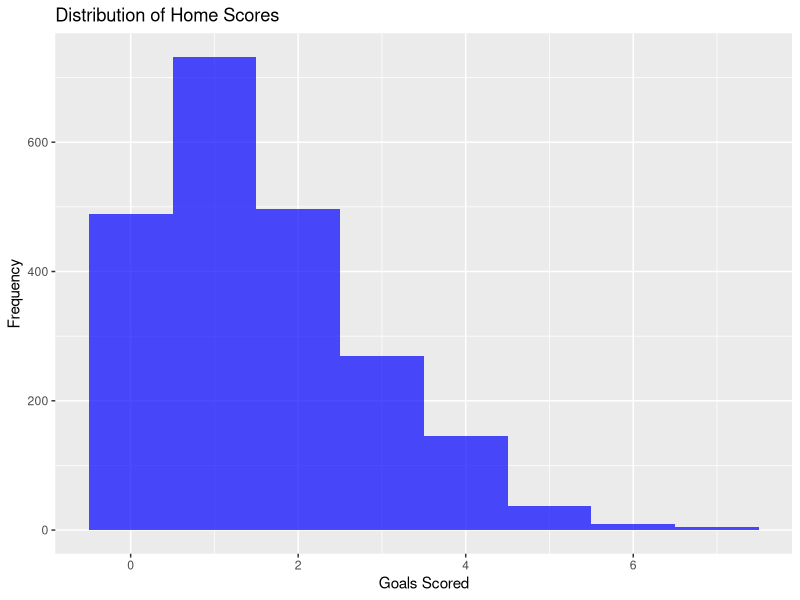
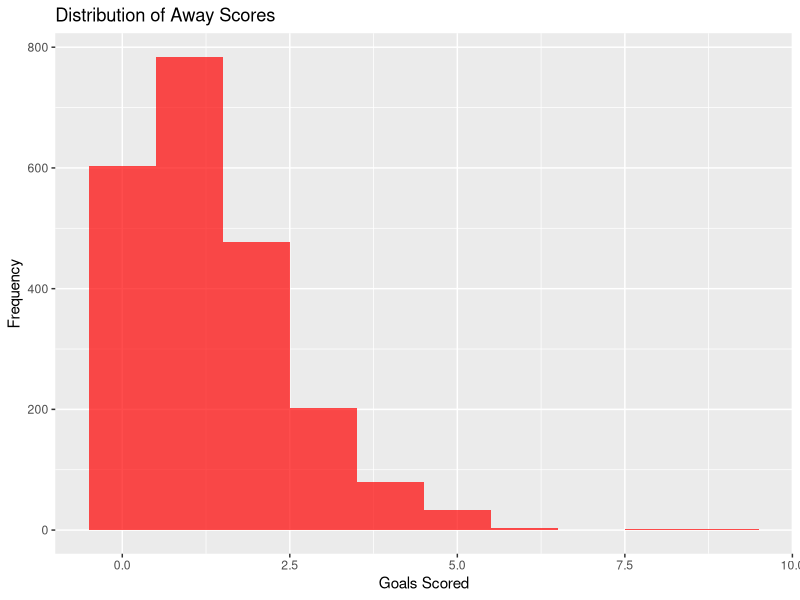
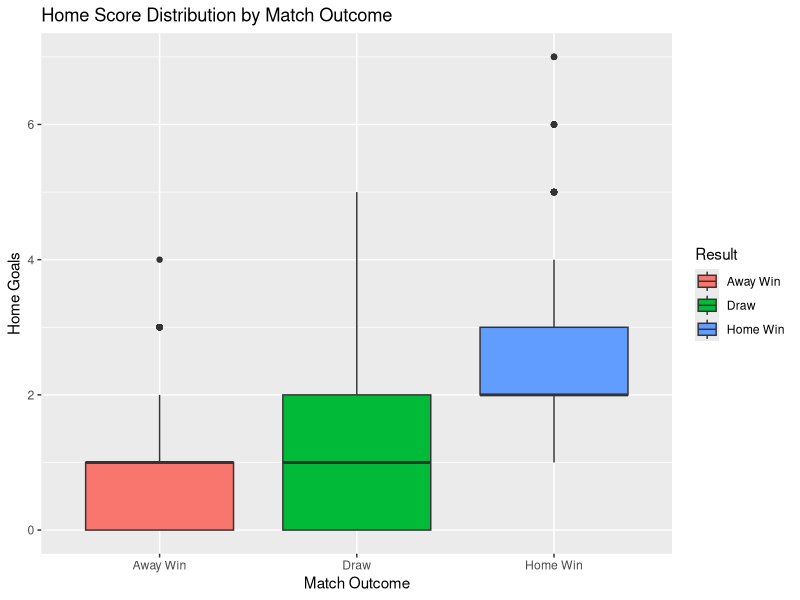
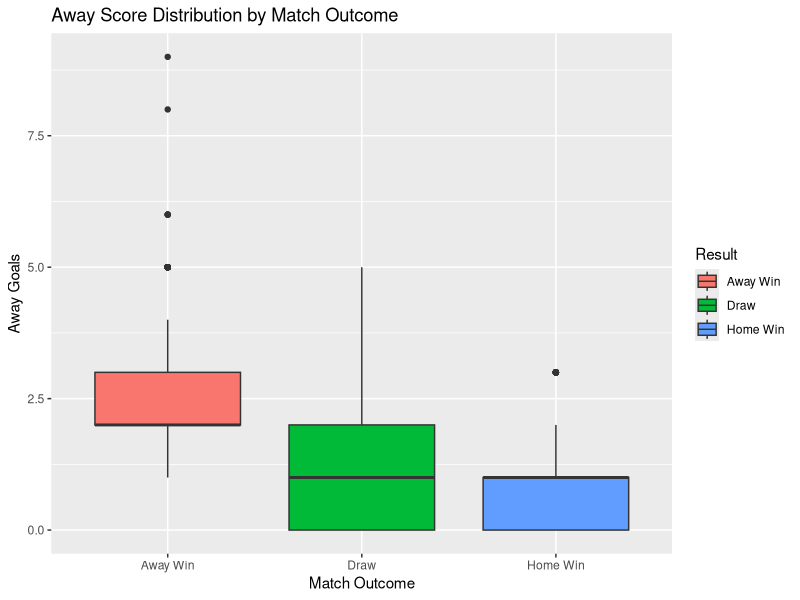
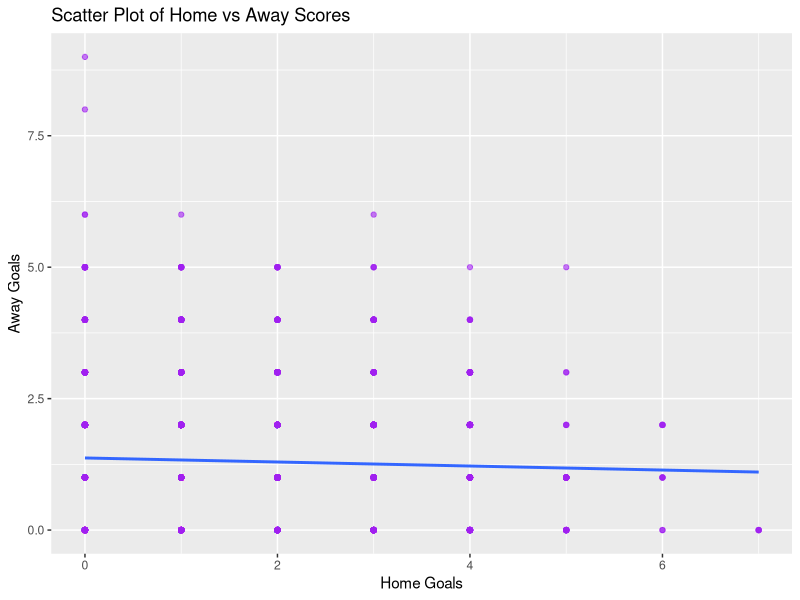
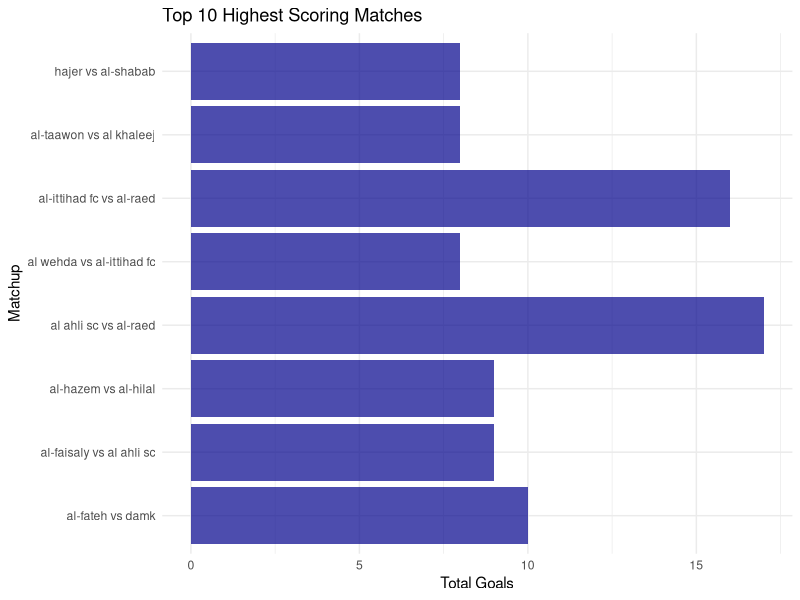
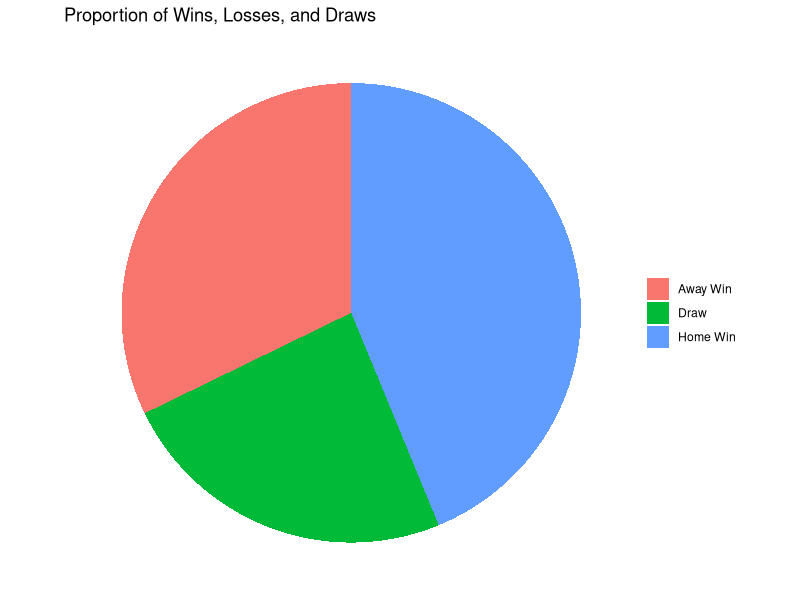
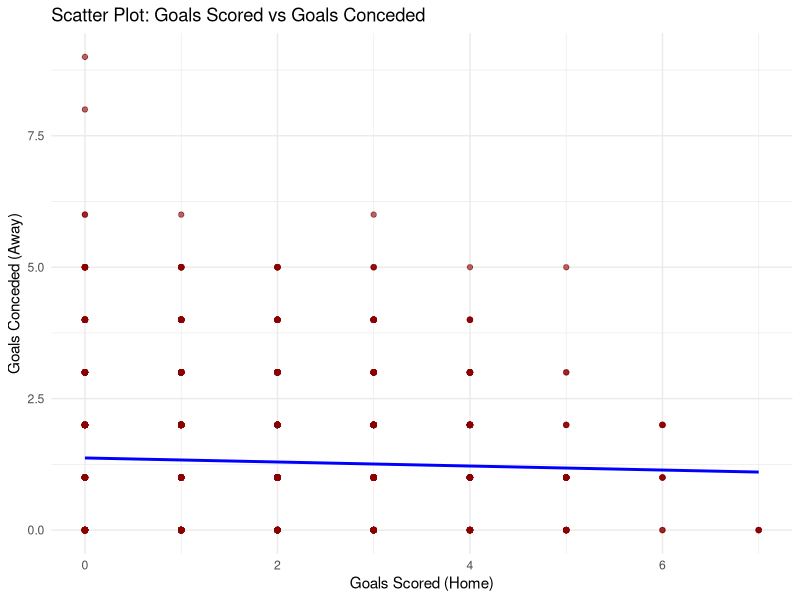

Write R code to recreate these figures, in order. (Note: this script raises an error after producing the figures.)
#                                        1. Data Wrangling 
# -------------------------------------------------------------------------------------------------
# -------------------- 1. Load Libraries --------------------
library(tidyverse)   # For data manipulation and visualization
library(dplyr)       # For data wrangling
library(tidyr)       # For reshaping data
library(lubridate)   # For date formatting
library(readxl)      # For reading Excel files
library(ggplot2)     # For plotting graphs

# -------------------- 2. Load the Dataset --------------------
# Load dataset from the Excel file
#file_path <- "SPL_2014-2024.xlsx"
#spl_data <- read_excel(file_path)

spl_data <- read_excel("SPL 2014-2024.xlsx")
View(spl_data)

# View the first few rows
head(spl_data)

# View the basic structure of the dataset
str(spl_data)

# -------------------- 3. Handle Missing Values --------------------
# Check for missing values in each column
colSums(is.na(spl_data))

# Replace missing numeric values with column median
spl_data <- spl_data %>% 
  mutate(across(where(is.numeric), ~ifelse(is.na(.), median(., na.rm = TRUE), .)))

# Replace missing categorical values with "Unknown"
spl_data <- spl_data %>% 
  mutate(across(where(is.character), ~ifelse(is.na(.), "Unknown", .)))

# -------------------- 4. Transform Data Types --------------------
# Convert Date column from text to Date format (robust handling)
spl_data$Date <- parse_date_time(spl_data$Date, orders = c("dmy", "ymd", "mdy"))

# rename colnames
colnames(spl_data)
colnames(spl_data) <- str_trim(colnames(spl_data))  # Trim spaces
colnames(spl_data) <- gsub(" ", "_", colnames(spl_data))  # Replace spaces with underscores
# Convert categorical variables to factors
spl_data$Club_Home <- as.factor(spl_data$Club_Home)
spl_data$Club_Away <- as.factor(spl_data$Club_Away)
spl_data$Round <- factor(spl_data$Round, ordered = TRUE)  # Ensure logical order for rounds


#Why Convert Categorical Variables to Factors in R?
#1) Reduces memory usage by storing categorical data efficiently.
#2) Improves performance when grouping, summarizing, or plotting.
#3) Essential for machine learning models that need categorical encoding.
#4) Prevents accidental errors by ensuring consistency in categorical variables.

# -------------------- 5. Standardizing & Cleaning Text Data --------------------
# Ensure consistency in team names by trimming spaces
spl_data$Club_Home <- str_trim(spl_data$Club_Home)
spl_data$Club_Away <- str_trim(spl_data$Club_Away)

# Convert team names to lowercase for consistency
spl_data$Club_Home <- tolower(spl_data$Club_Home)
spl_data$Club_Away <- tolower(spl_data$Club_Away)



# -------------------- 6. Create a 'Match Outcome' Column --------------------
# Create a new column to classify match results
spl_data <- spl_data %>%
  mutate(Result = case_when(
    Score_Home > Score_Away ~ "Home Win",
    Score_Home < Score_Away ~ "Away Win",
    TRUE ~ "Draw"
  ))

# -------------------- 7. Remove Duplicates & Sort Data --------------------
# Remove duplicate rows if any exist
spl_data <- spl_data %>% distinct()

# Sort the dataset by date
spl_data <- spl_data %>% arrange(Date)

# -------------------- 8. Save the Cleaned Data --------------------
# Save the cleaned dataset for further analysis
write.csv(spl_data, "Cleaned_SPL_Data.csv", row.names = FALSE)

# View the cleaned data
head(spl_data)





#                                        2. Exploratory Data Analysis (EDA) & Visualization  
# -------------------------------------------------------------------------------------------------
#Load Libraries
library(ggplot2)     # For plotting graphs
# -------------------- 1. Generate Summary Statistics --------------------
# View summary statistics for numerical columns
summary(spl_data)

# Check the distribution of home and away scores
summary(spl_data$Score_Home)
summary(spl_data$Score_Away)

# Calculate mean, median, standard deviation for key variables
spl_data %>% 
  summarise(
    Mean_Home_Goals = mean(Score_Home, na.rm = TRUE),
    Median_Home_Goals = median(Score_Home, na.rm = TRUE),
    SD_Home_Goals = sd(Score_Home, na.rm = TRUE),
    Mean_Away_Goals = mean(Score_Away, na.rm = TRUE),
    Median_Away_Goals = median(Score_Away, na.rm = TRUE),
    SD_Away_Goals = sd(Score_Away, na.rm = TRUE)
  )

# -------------------- 2. Visualizing Data Distributions --------------------
# 2.1 Histogram: Distribution of Home & Away Scores
ggplot(spl_data, aes(x = Score_Home)) +
  geom_histogram(binwidth = 1, fill = "blue", alpha = 0.7) +
  labs(title = "Distribution of Home Scores", x = "Goals Scored", y = "Frequency")

ggplot(spl_data, aes(x = Score_Away)) +
  geom_histogram(binwidth = 1, fill = "red", alpha = 0.7) +
  labs(title = "Distribution of Away Scores", x = "Goals Scored", y = "Frequency")

# 2.2 Box Plot: Comparing Home vs. Away Scores
ggplot(spl_data, aes(x = Result, y = Score_Home, fill = Result)) +
  geom_boxplot() +
  labs(title = "Home Score Distribution by Match Outcome", x = "Match Outcome", y = "Home Goals")

ggplot(spl_data, aes(x = Result, y = Score_Away, fill = Result)) +
  geom_boxplot() +
  labs(title = "Away Score Distribution by Match Outcome", x = "Match Outcome", y = "Away Goals")

# 2.3 Scatter Plot: Relationship Between Home & Away Scores
ggplot(spl_data, aes(x = Score_Home, y = Score_Away)) +
  geom_point(alpha = 0.6, color = "purple") +
  geom_smooth(method = "lm", se = FALSE) +
  labs(title = "Scatter Plot of Home vs Away Scores", x = "Home Goals", y = "Away Goals")

# 2.4 Top 10 Goal-Scoring Matchups
# Identify the top 10 highest scoring matches
high_scoring_matches <- spl_data %>% 
  mutate(Total_Goals = Score_Home + Score_Away) %>% 
  arrange(desc(Total_Goals)) %>% 
  head(10)

# Bar Chart: Top 10 Goal-Scoring Matches
ggplot(high_scoring_matches, aes(x = reorder(paste(Club_Home, 'vs', Club_Away), -Total_Goals), y = Total_Goals)) +
  geom_bar(stat = "identity", fill = "darkblue", alpha = 0.7) +
  coord_flip() +
  labs(title = "Top 10 Highest Scoring Matches", x = "Matchup", y = "Total Goals") +
  theme_minimal()

# 2.5 Pie Chart: Proportion of Wins, Losses, and Draws
# Count occurrences of each match result
match_results <- spl_data %>%
  group_by(Result) %>%
  summarise(Count = n())

# Pie Chart for Match Results
ggplot(match_results, aes(x = "", y = Count, fill = Result)) +
  geom_bar(stat = "identity", width = 1) +
  coord_polar("y", start = 0) +
  labs(title = "Proportion of Wins, Losses, and Draws", x = NULL, y = NULL) +
  theme_void() +
  theme(legend.title = element_blank())

# 2.6 Scatter Plot: Goals Scored vs. Goals Conceded
ggplot(spl_data, aes(x = Score_Home, y = Score_Away)) +
  geom_point(alpha = 0.6, color = "darkred") +
  geom_smooth(method = "lm", se = FALSE, color = "blue") +
  labs(title = "Scatter Plot: Goals Scored vs Goals Conceded", x = "Goals Scored (Home)", y = "Goals Conceded (Away)") +
  theme_minimal()

# 2.7 Line Plot: Total Goals Scored per Season
# Aggregate goals per season
seasonal_goals <- spl_data %>%
  mutate(Season = year(Date)) %>%
  group_by(Season) %>%
  summarise(Total_Goals = sum(Score_Home + Score_Away, na.rm = TRUE))

# Line Chart for Total Goals per Season
ggplot(seasonal_goals, aes(x = Season, y = Total_Goals)) +
  geom_line(color = "blue", size = 1) +
  geom_point(color = "red", size = 2) +
  labs(title = "Total Goals Scored Per Season", x = "Season", y = "Total Goals") +
  theme_minimal()


# 2.8 Bar Chart: Average Total Goals for Home and Away for Each Top Club
avg_goals_top_clubs <- spl_data %>%
  group_by(Club_Home) %>%
  summarise(Avg_Home_Goals = mean(Score_Home, na.rm = TRUE),
            Avg_Away_Goals = mean(Score_Away, na.rm = TRUE)) %>%
  arrange(desc(Avg_Home_Goals))

ggplot(avg_goals_top_clubs, aes(x = reorder(Club_Home, -Avg_Home_Goals), y = Avg_Home_Goals, fill = "Home")) +
  geom_bar(stat = "identity", alpha = 0.7) +
  coord_flip() +
  labs(title = "Average Goals Scored at Home and Away by Top Clubs", x = "Club", y = "Average Goals") +
  theme_minimal()

# 2.9 Bar Chart: Average Received Goals at Home and Away
avg_received_goals <- spl_data %>%
  group_by(Club_Away) %>%
  summarise(Avg_Received_Home = mean(Score_Away, na.rm = TRUE),
            Avg_Received_Away = mean(Score_Home, na.rm = TRUE)) %>%
  arrange(desc(Avg_Received_Home))

ggplot(avg_received_goals, aes(x = reorder(Club_Away, -Avg_Received_Home), y = Avg_Received_Home, fill = "Received Home")) +
  geom_bar(stat = "identity", alpha = 0.7) +
  coord_flip() +
  labs(title = "Average Goals Received at Home and Away", x = "Club", y = "Average Goals Received") +
  theme_minimal()

# 2.10 Bar Chart: Average Wins Between Specific Clubs
avg_win_clashes <- function(team1, team2) {
  spl_data %>%
    filter((Club_Home == team1 & Club_Away == team2 & Result == "Home Win") |
             (Club_Home == team2 & Club_Away == team1 & Result == "Away Win")) %>%
    summarise(Avg_Wins = n()/nrow(spl_data))
}

matchups <- data.frame(
  Matchup = c("Al-Hilal vs Al-Nassr", "Al-Nassr vs Al-Shabab", "Al-Hilal vs Al-Shabab", 
              "Al-Nassr vs Al-Ittihad FC", "Al Ahli SC vs Al-Ittihad FC", "Al-Nassr vs Al Ahli SC", 
              "Al-Hilal vs Al Ahli SC", "Al-Nassr vs Al-Taawon", "Al Ahli SC vs Al-Taawon", 
              "Al-Nassr vs Al-Fateh"),
  Avg_Wins = c(avg_win_clashes("al-hilal", "al-nassr")$Avg_Wins,
               avg_win_clashes("al-nassr", "al-shabab")$Avg_Wins,
               avg_win_clashes("al-hilal", "al-shabab")$Avg_Wins,
               avg_win_clashes("al-nassr", "al-ittihad fc")$Avg_Wins,
               avg_win_clashes("al ahli sc", "al-ittihad fc")$Avg_Wins,
               avg_win_clashes("al-nassr", "al ahli sc")$Avg_Wins,
               avg_win_clashes("al-hilal", "al ahli sc")$Avg_Wins,
               avg_win_clashes("al-nassr", "al-taawon")$Avg_Wins,
               avg_win_clashes("al ahli sc", "al-taawon")$Avg_Wins,
               avg_win_clashes("al-nassr", "al-fateh")$Avg_Wins))

ggplot(matchups, aes(x = reorder(Matchup, -Avg_Wins), y = Avg_Wins, fill = "Wins")) +
  geom_bar(stat = "identity", alpha = 0.7) +
  coord_flip() +
  labs(title = "Average Wins Between Key Club Matchups", x = "Matchup", y = "Average Wins") +
  theme_minimal()

# 2.11 Bar Chart: Top Teams with the Most Wins
top_teams_wins <- spl_data %>%
  filter(Result == "Home Win" | Result == "Away Win") %>%
  mutate(Winner = ifelse(Result == "Home Win", Club_Home, Club_Away)) %>%
  group_by(Winner) %>%
  summarise(Total_Wins = n()) %>%
  arrange(desc(Total_Wins))

ggplot(top_teams_wins, aes(x = reorder(Winner, -Total_Wins), y = Total_Wins, fill = Winner)) +
  geom_bar(stat = "identity", alpha = 0.8) +
  coord_flip() +
  labs(title = "Teams with the Most Wins", x = "Team", y = "Total Wins") +
  theme_minimal()

# 2.12 Bar Chart: Top 10 Teams with the Highest Goal Tally in Matches
top_scorers <- spl_data %>%
  group_by(Club_Home, Club_Away) %>%
  summarise(Total_Goals_Scored = sum(Score_Home, na.rm = TRUE)) %>%
  arrange(desc(Total_Goals_Scored)) %>%
  head(10)

ggplot(top_scorers, aes(x = reorder(paste(Club_Home, "vs", Club_Away), -Total_Goals_Scored), y = Total_Goals_Scored, fill = Club_Home)) +
  geom_bar(stat = "identity", alpha = 0.8) +
  coord_flip() +
  labs(title = "Top 10 Teams with the Highest Goal Tally in Matches", x = "Matchup", y = "Goals Scored by Home Team") +
  theme_minimal()

# 2.13 Bar Chart: Top 10 Goal-Scoring Matchups
top_goal_matchups <- spl_data %>%
  mutate(Total_Goals = Score_Home + Score_Away) %>%
  group_by(Club_Home, Club_Away) %>%
  summarise(Total_Goals = sum(Total_Goals, na.rm = TRUE)) %>%
  arrange(desc(Total_Goals)) %>%
  head(10)

ggplot(top_goal_matchups, aes(x = reorder(paste(Club_Home, "vs", Club_Away), -Total_Goals), y = Total_Goals, fill = Club_Home)) +
  geom_bar(stat = "identity", alpha = 0.8) +
  coord_flip() +
  labs(title = "Top 10 Goal-Scoring Matchups", x = "Matchup", y = "Total Goals Scored") +
  theme_minimal()


# 2.14 Linear Regression: Total Score for Home and Away for Each Club
# Aggregate total home and away scores per club
total_scores <- spl_data %>%
  group_by(Club_Home) %>%
  summarise(Total_Home_Goals = sum(Score_Home, na.rm = TRUE),
            Total_Away_Goals = sum(Score_Away, na.rm = TRUE))

# Fit linear regression model
lm_total_scores <- lm(Total_Home_Goals ~ Total_Away_Goals, data = total_scores)

# Scatter plot with regression line
ggplot(total_scores, aes(x = Total_Away_Goals, y = Total_Home_Goals)) +
  geom_point(color = "blue", alpha = 0.7) +
  geom_smooth(method = "lm", se = FALSE, color = "red") +
  labs(title = "Linear Regression: Total Home vs Away Goals for Each Club",
       x = "Total Away Goals", y = "Total Home Goals") +
  theme_minimal()

# -------------------- 3. Analyzing Team Performance --------------------
# Compare average wins and goals between Home and Away
spl_data %>%
  group_by(Result) %>%
  summarise(
    Avg_Home_Goals = mean(Score_Home),
    Avg_Away_Goals = mean(Score_Away)
  )



# Identify Top Teams Based on Wins
# Count total wins for each team
top_teams <- spl_data %>%
  filter(Result == "Home Win" | Result == "Away Win") %>%
  mutate(Winner = ifelse(Result == "Home Win", Club_Home, Club_Away)) %>%
  group_by(Winner) %>%
  summarise(Total_Wins = n()) %>%
  arrange(desc(Total_Wins))

# Display Top Teams by Wins
print(top_teams)


# -------------------- 4. Trends Over Time --------------------
# 4.1 Goals Scored Over Time
ggplot(spl_data, aes(x = Date, y = Score_Home, color = Club_Home)) +
  geom_line() +
  labs(title = "Goals Scored Over Time (Home Teams)", x = "Date", y = "Goals Scored")

ggplot(spl_data, aes(x = Date, y = Score_Away, color = Club_Away)) +
  geom_line() +
  labs(title = "Goals Scored Over Time (Away Teams)", x = "Date", y = "Goals Scored")

# -------------------- 5. Identifying Patterns & Anomalies --------------------
# Identify teams with highest average goals scored
spl_data %>%
  group_by(Club_Home) %>%
  summarise(Avg_Home_Goals = mean(Score_Home, na.rm = TRUE)) %>%
  arrange(desc(Avg_Home_Goals)) %>%
  head(10)

# Identify teams with lowest scoring performance
spl_data %>%
  group_by(Club_Away) %>%
  summarise(Avg_Away_Goals = mean(Score_Away, na.rm = TRUE)) %>%
  arrange(Avg_Away_Goals) %>%
  head(10)

# -------------------- 6. Save Processed Data --------------------
write.csv(spl_data, "EDA_SPL_Data.csv", row.names = FALSE)







#                                        4. Statistical Analysis  
# -------------------------------------------------------------------------------------------------
# -------------------- 1. Perform Statistical Tests --------------------
library(stats)   # For statistical tests

# 4.1 T-Test: Compare Home and Away Goals
# Checking if the average number of goals scored at home is significantly different from away goals
t_test_result <- t.test(spl_data$Score_Home, spl_data$Score_Away, paired = TRUE)
print(t_test_result)
######################################################################################
#################################Warning message:#####################################################
######################################################################################
# 4.2 Chi-Square Test: Checking Relationship Between Match Outcome and Home/Away Teams
# Create a contingency table for match results
match_result_table <- table(spl_data$Result, spl_data$Club_Home)
chi_sq_test <- chisq.test(match_result_table)
print(chi_sq_test)
#--------------
# Collapse teams with fewer than 5 matches into "Other"
spl_data$Club_Home <- fct_lump_min(as.factor(spl_data$Club_Home), min = 5)
# Re-run the Chi-Square test
match_result_table <- table(spl_data$Result, spl_data$Club_Home)
chi_sq_test <- chisq.test(match_result_table)
print(chi_sq_test)
######################################################################################
#################################Warning message:#####################################################
######################################################################################

# -------------------- 2. Regression Analysis --------------------
# 4.3 Linear Regression: Predicting Home Score Based on Season and Opponent Strength
lm_model <- lm(Score_Home ~ Score_Away + as.factor(Round) + as.factor(Club_Away), data = spl_data)
summary(lm_model)

# 4.4 Logistic Regression: Predicting Match Outcome
# Convert Result into a binary variable (Win = 1, Draw/Loss = 0)
spl_data <- spl_data %>%
  mutate(Win = ifelse(Result == "Home Win", 1, 0))

logit_model <- glm(Win ~ Score_Home + Score_Away + as.factor(Club_Home) + as.factor(Club_Away), 
                   data = spl_data, family = binomial)
summary(logit_model)

# -------------------- 3. Interpretation of Results --------------------
# Extract key insights from regression analysis
print("Linear Regression Summary:")
print(summary(lm_model))

print("Logistic Regression Summary:")
print(summary(logit_model))

# 3.1 Identify Top Teams Based on Wins
# Count total wins for each team
top_teams <- spl_data %>%
  filter(Result == "Home Win" | Result == "Away Win") %>%
  mutate(Winner = ifelse(Result == "Home Win", Club_Home, Club_Away)) %>%
  group_by(Winner) %>%
  summarise(Total_Wins = n()) %>%
  arrange(desc(Total_Wins))

# Display Top Teams by Wins
print(top_teams)

# 3.2 Count Most Championships Won Per Team
# Assuming each season has a league winner, let's find the top champions
# We need a dataset with season-wise standings (requires external standings data)

# Example (if available in data): Count the number of times each team was a champion
# championships <- spl_data %>%
#   group_by(Season, Winner) %>%
#   summarise(Championships_Won = n()) %>%
#   arrange(desc(Championships_Won))

# print(championships)

# Note: If championship data is not in the dataset, we may need additional data input.


# Compare average wins and goals between Home and Away
spl_data %>%
  group_by(Result) %>%
  summarise(
    Avg_Home_Goals = mean(Score_Home),
    Avg_Away_Goals = mean(Score_Away)
  )

# -------------------- 4. Trends Over Time --------------------
# 4.1 Goals Scored Over Time
ggplot(spl_data, aes(x = Date, y = Score_Home, color = Club_Home)) +
  geom_line() +
  labs(title = "Goals Scored Over Time (Home Teams)", x = "Date", y = "Goals Scored")

ggplot(spl_data, aes(x = Date, y = Score_Away, color = Club_Away)) +
  geom_line() +
  labs(title = "Goals Scored Over Time (Away Teams)", x = "Date", y = "Goals Scored")

# -------------------- 5. Save Processed Data --------------------
write.csv(spl_data, "EDA_SPL_Data.csv", row.names = FALSE)


# --------------------  Random Forest --------------------
# Load required package
library(caret)

# Create a confusion matrix
conf_matrix <- confusionMatrix(as.factor(rf_predictions), as.factor(test_data$Result_Category))

# Extracting performance metrics
accuracy <- conf_matrix$overall["Accuracy"]
kappa <- conf_matrix$overall["Kappa"]

# Precision, Recall, and F1-score
precision <- conf_matrix$byClass["Pos Pred Value"]  # Precision per class
recall <- conf_matrix$byClass["Sensitivity"]  # Recall per class
f1_score <- 2 * ((precision * recall) / (precision + recall))  # F1 Score

# Display results
performance_metrics <- data.frame(
  Metric = c("Accuracy", "Kappa", "Precision (Win)", "Precision (Draw)", "Precision (Loss)",
             "Recall (Win)", "Recall (Draw)", "Recall (Loss)", 
             "F1 Score (Win)", "F1 Score (Draw)", "F1 Score (Loss)"),
  Value = c(accuracy, kappa, precision[1], precision[2], precision[3], 
            recall[1], recall[2], recall[3], 
            f1_score[1], f1_score[2], f1_score[3])
)

print(performance_metrics)


# --------------------  Confusion Matrix --------------------
# Convert predictions and actual results to Win/Draw/Loss categories
test_data <- test_data %>%
  mutate(
    Result_Category = case_when(
      Result == "Home Win" | Result == "Away Win" ~ "Win",
      Result == "Draw" ~ "Draw",
      TRUE ~ "Loss"
    )
  )

rf_predictions <- as.character(rf_predictions)  # Convert factor to character
rf_predictions <- ifelse(rf_predictions == "Home Win" | rf_predictions == "Away Win", "Win", 
                         ifelse(rf_predictions == "Draw", "Draw", "Loss"))

# Generate new confusion matrix
conf_matrix <- confusionMatrix(as.factor(rf_predictions), as.factor(test_data$Result_Category))

# Print the updated confusion matrix
print(conf_matrix)

# --------------------  Match prediction --------------------
# Combine performance and goal stats
alnassr_overall_performance <- alnassr_performance %>%
  bind_cols(alnassr_goals)

# Save the predictions for Al-Nassr to a CSV
write.csv(alnassr_overall_performance, "alnassr_predicted_performance.csv", row.names = FALSE)

# Print the final performance summary
print(alnassr_overall_performance)



